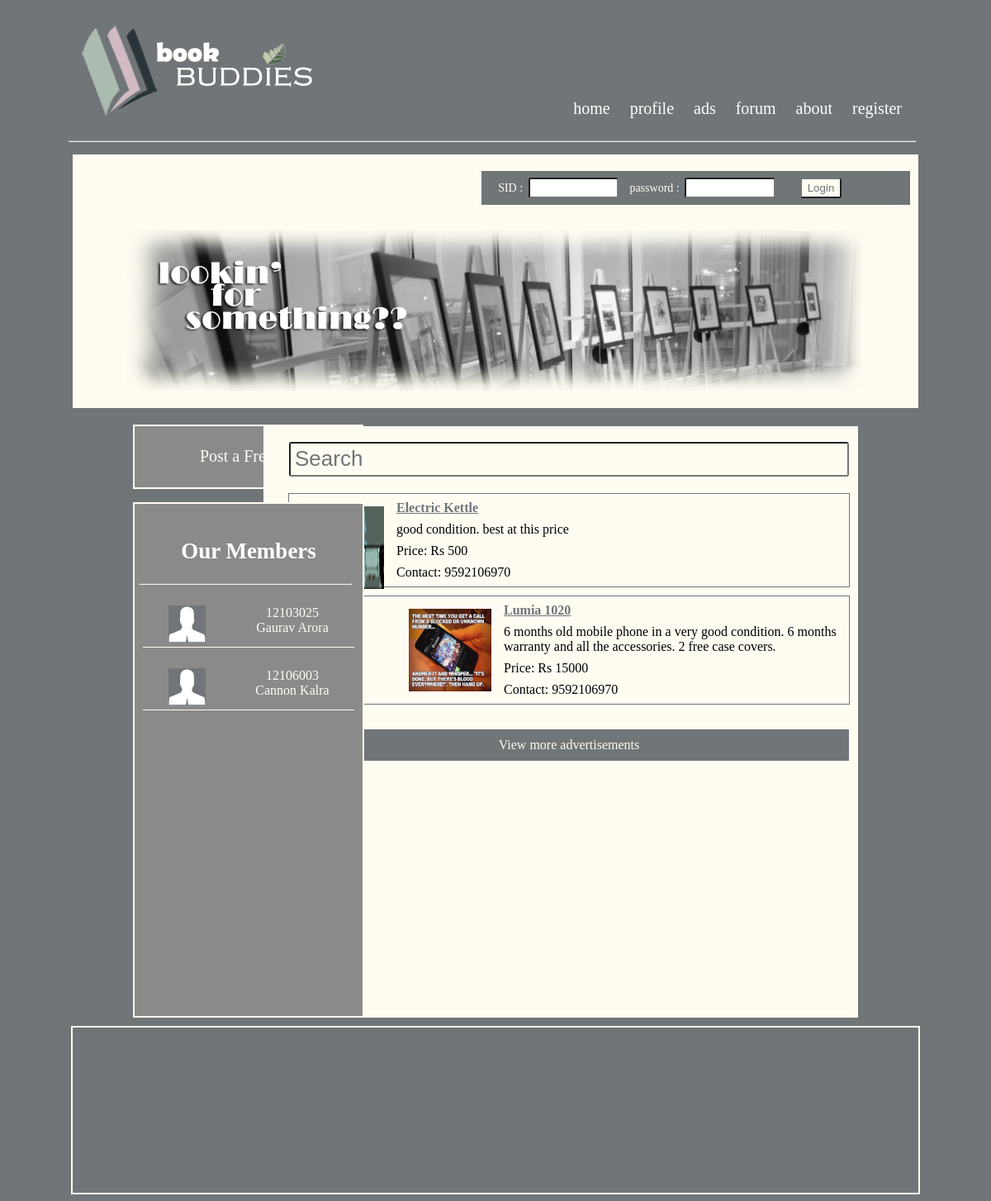
Screenshot of /pecswap/index.php with the database file from the repository.
### tables this page shows
CREATE TABLE IF NOT EXISTS `ads` (
  `ad_no` int(11) NOT NULL AUTO_INCREMENT,
  `date` datetime DEFAULT NULL,
  `title` varchar(80) DEFAULT NULL,
  `details` varchar(1000) DEFAULT NULL,
  `price` int(11) DEFAULT NULL,
  `contact` varchar(20) DEFAULT NULL,
  `posted_by` int(11) DEFAULT NULL,
  `category` varchar(80) DEFAULT NULL,
  `picture` varchar(80) DEFAULT NULL,
  PRIMARY KEY (`ad_no`)
);

CREATE TABLE IF NOT EXISTS `students` (
  `id` int(11) NOT NULL AUTO_INCREMENT,
  `name` varchar(60) DEFAULT NULL,
  `sid` varchar(60) DEFAULT NULL,
  `email` varchar(80) DEFAULT NULL,
  `contact` varchar(12) DEFAULT NULL,
  `password` varchar(40) DEFAULT NULL,
  `profile_pic` varchar(80) DEFAULT NULL,
  PRIMARY KEY (`id`)
);

### pecswap/index.php (the view, shortened to what this page needs)
<!DOCTYPE html PUBLIC "-//W3C//DTD XHTML 1.0 Transitional//EN" "http://www.w3.org/TR/xhtml1/DTD/xhtml1-transitional.dtd">
<html xmlns="http://www.w3.org/1999/xhtml">
<head>
<link rel="stylesheet" type="text/css" href="_scripts/style.css" media="screen" />
</head>
<body>
<center>
<div id="main" align="center">
<div id="link" align="right">
<a href="index.php">home</a>
<a href="profile.php">profile</a>
<a href="ads.php">ads</a>
<a href="forum.php">forum</a>
<a href="about.php">about</a>
<?php
if(isset($_SESSION['sid'])) {
	echo '<a href="logout.php">logout</a>';
}
else {
	echo '<a href="signup.php">register</a>';
}
?>
</div>
<div id="top_left" align="left">
<img src="_images/_logo.jpg" />
</div>
</div>
<div id="main">
<hr />
<?php
if(!isset($_SESSION['sid'])) {
	?>
	<div id="login">
	<form action="login.php" method="post">
	SID : <input type="text" id="sid" name="sid" size="12" maxlength="12" />&nbsp;&nbsp;
	password : <input type="password" id="password" name="password" size="12" />&nbsp;&nbsp;&nbsp;&nbsp;&nbsp;&nbsp;
	<input type="submit" value="Login" name="submit" id="submit" />
	</form>
	</div>
    <?php
}
?>
<div id="cover">
<img src="_images/_cover.png" width="90%" />
<br />
</div>
</div>
<div id="post_ad">
<span id="button"><a href="post_ad.php">Post a Free Ad </a></span>
</div>
<div id="main0">
<form action="search.php" method="get">
<input type="text" name="search" id="search1" value="Search"
onfocus="if(this.value=='Search') { this.value=''; }"
onblur="if(this.value=='') { this.value='Search'; }" />
</form>
<?php
$conn = mysqli_connect(DB_HOST, DB_USER, DB_PASSWORD, DB_NAME) or die("Error connecting to the database");
$query = "SELECT * FROM ads ORDER BY date desc LIMIT 4";
$result=mysqli_query($conn,$query);
while($row=mysqli_fetch_array($result)) {
	?>
    <div class="ads">
    <img src="<?php echo 'ads_pic/'.$row['picture']; ?>" height="100px" width="100px" class="ad_pic" />
    <?php
	$title=$row['title'];
	$ad_no=$row['ad_no'];
	echo '<p class="title"><a href="advertisement.php?title='.$title.'&ad_no='.$ad_no.'" class="title">'.$row['title'].'</a></p>';
	echo '<p>'.$row['details'].'</p>';
	echo '<p>Price: Rs '.$row['price'].'</p>';
	echo '<p>Contact: '.$row['contact'].'</p>';
	echo '</div>';
}
?>
<span class="more">
<a href="ads.php">View more advertisements</a>
</span>
</div>
<div id="sidebar">
<strong><h2>Our Members</h2></strong>
<hr />
<?php
$conn = mysqli_connect(DB_HOST, DB_USER, DB_PASSWORD, DB_NAME) or die("Error connecting to the database");
$query = "SELECT * FROM students";
$result = mysqli_query($conn,$query) or die("Error querying to the database");
while($row=mysqli_fetch_array($result)) {
	echo '<a class="member1" href="viewprofile.php?sid='.$row['sid'].'">';
	echo '<div class="members">';
	?><img src="profile_pic/<?php echo $row['profile_pic']; ?>" height="45" width="45" /><?php echo '</td>';
	echo '<span class="members0">';
	echo $row['sid'].'<br>';
	echo $row['name'];
	echo '</span>';
	echo '</div>';
	echo '</a>';
}
?>
</div>
<div id="footer">
</div>
</body>
</html>

### pecswap/_scripts/style.css (style rules this page uses)
body { background-color:#707578; font-family:Century Gothic; }
p { text-align:left; margin:8px; }
a { color:#fffcf2; }
#main { margin-top:10px; width:1024px; background-color:#707578; }
#search1 { color:#BBBBBB; }
#main0 { padding-top:20px; margin-right:153px; width:700px; float:right; height:696px; background-color:#fffcf2; padding-left:20px; margin-top:-63px; margin-bottom:10px; clear:both; }
#top_left { margin-top:20px; }
#link { width:650px; float:right; margin-top:100px; margin-right:10px; }
#link a:link { color:#ffffff; text-decoration:none; font-size:20px; padding-top:60px; padding-left:10px; padding-right:10px; padding-bottom:10px; background-color:#707578; }
#login { font-size:14px; float: right; width:auto; font-family:Century Gothic; color:#fffcf2; margin-top:20px; margin-right: 10px; background-color:#707578; padding-left:20px; padding-right:80px; padding-top:5px; padding-bottom:5px; }
#cover { width: 1024px; background-color: #fffcf2; margin-top: 10px; padding-top: 10px; }
#post_ad { width:275px; float:left; height:50px; clear:both; margin:auto; margin-left:153px; margin-top:20px; margin-bottom:15px; color:#fffcf2; }
#button { width:275px; font-size:20px; float:left; border:2px solid #fffcf2; padding: 25px 0px 26px 0px; background:#8a8a8a; margin-right:5px; clear:both; }
#button a { text-decoration:none; }
#search1 { width:604px; font-size:26px; clear:both; }
#sidebar { padding-top:20px; padding-left:10px; padding-right:10px; color:#ffffff; width:256px; clear:both; position:absolute; margin-top:114px; margin-left:153px; background-color:#8a8a8a; height:600px; border-width:2px; border-style:solid; border-color:#fffcf2; }
.ad_pic { float:left; margin:15px; }
.ads { border:1px solid #707578; margin:10px; }
.title { font-weight:bold; text-align:left; color:#707578; }
#footer { margin-top:10px; margin-bottom:0px; width:1024px; color:#fffcf2; height:200px; background-color:#707578; clear:both; border-width:2px; border-style:solid; border-color:#fffcf2; }
.members { height:50px; padding-top:5px; margin-top:20px; margin-bottom:0; border-bottom:#fffcf2 1px solid; }
span.members0 { width: 150px; float:right; }
hr { margin:15px; margin-right:3px; margin-left:-5px; }
strong { font-size:18px; }

### pecswap/index.php (style rules this page uses)
input { -moz-border-radius:3px; -webkit-border-radius:3px; margin:3px; height:15px; padding:0.2em; }
input[type="text"],input[type="password"] { width:100px; }
input[type="submit"] { width:50px; background:#fffcf2; color:#707578; border-color:#707578; height:25px; }
#search1 { margin-top:-1px; height:28px; background:#fffcf2; color:#707578; width:664px; margin-bottom:10px; }
.more { background:#707578; width:678px; padding-top:10px; padding-bottom:10px; margin-top:30px; display:block; }
.more a { text-decoration:none; }

### rows the page displays
ads: title "Electric Kettle", details "good condition. best at this price", price "500", contact "9592106970"
ads: picture (picture), title "Lumia 1020", details "6 months old mobile phone in a very good condition. 6 months warranty and all the accessories. 2 free case covers.", price "15000", contact "9592106970"
students: profile_pic (placeholder picture), sid "12103025", name "Gaurav Arora"
students: profile_pic (placeholder picture), sid "12106003", name "Cannon Kalra"
